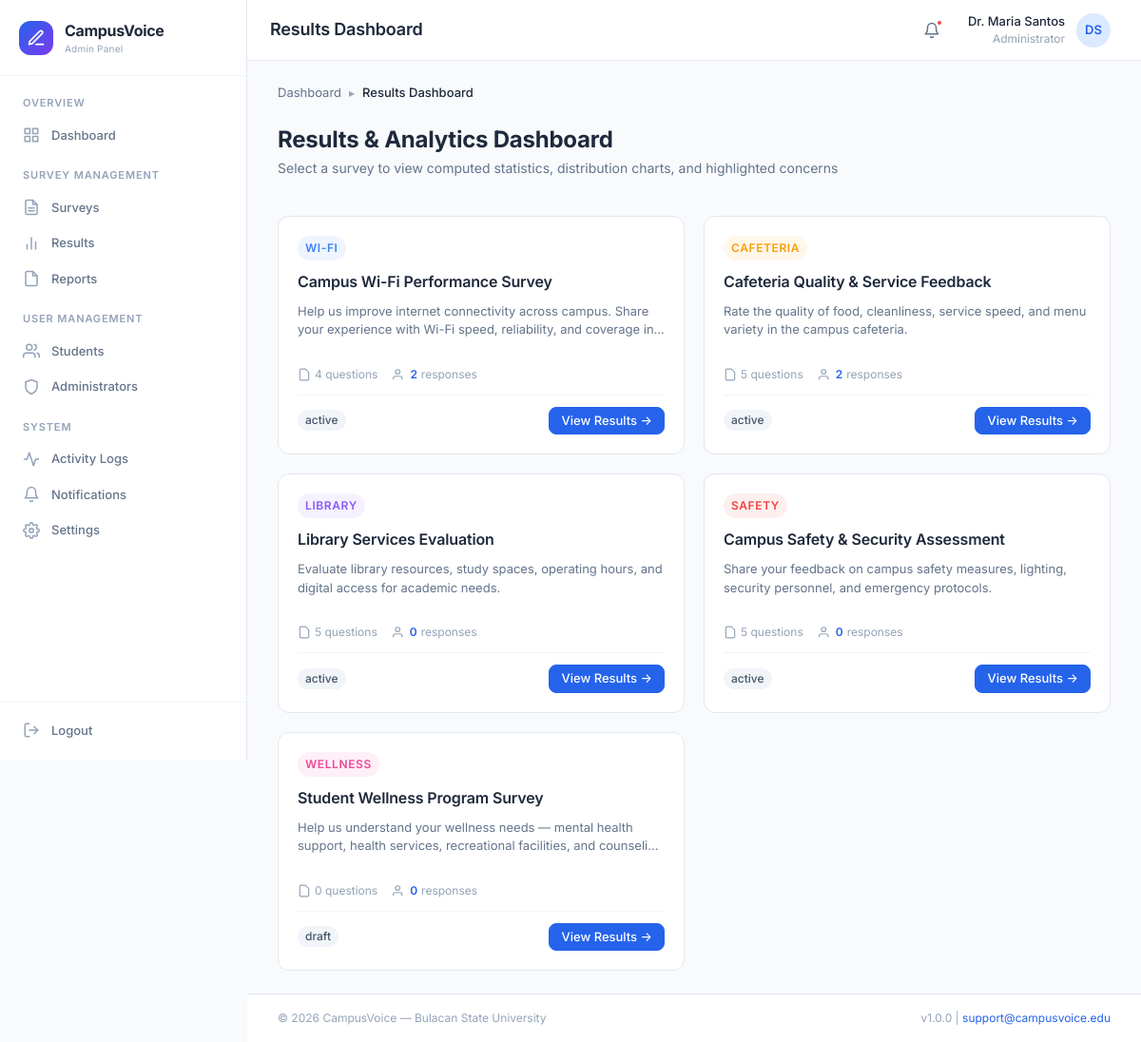
The app's page /admin/results/index.php (signed in) with its own data.
### tables this page shows
CREATE TABLE `surveys` (
    `survey_id` INT AUTO_INCREMENT PRIMARY KEY,
    `title` VARCHAR(255) NOT NULL,
    `description` TEXT DEFAULT NULL,
    `category` VARCHAR(100) NOT NULL DEFAULT 'General',
    `open_date` DATETIME DEFAULT NULL,
    `close_date` DATETIME DEFAULT NULL,
    `status` ENUM('draft', 'active', 'closed', 'archived') NOT NULL DEFAULT 'draft',
    `created_by` INT NOT NULL,
    `created_at` DATETIME NOT NULL DEFAULT CURRENT_TIMESTAMP,
    `updated_at` DATETIME DEFAULT NULL ON UPDATE CURRENT_TIMESTAMP,
    INDEX `idx_status` (`status`),
    INDEX `idx_created_by` (`created_by`),
    INDEX `idx_dates` (`open_date`, `close_date`),
    CONSTRAINT `fk_surveys_admin` FOREIGN KEY (`created_by`) REFERENCES `administrators`(`admin_id`) ON UPDATE CASCADE
);

### admin/results/index.php (the view, shortened to what this page needs)
<?php
require_once __DIR__ . '/../../utils/helpers.php';
$pdo = db();
$stmt = $pdo->query("
    SELECT s.*,
           (SELECT COUNT(DISTINCT student_id) FROM responses r WHERE r.survey_id = s.survey_id) as response_count,
           (SELECT COUNT(*) FROM survey_questions sq WHERE sq.survey_id = s.survey_id) as question_count
    FROM surveys s
    ORDER BY s.created_at DESC
");
$surveys = $stmt->fetchAll();
require_once __DIR__ . '/../../includes/header.php';
?>
<div class="breadcrumbs">
    <div class="breadcrumb-item"><a href="<?= BASE_URL ?>/admin/dashboard">Dashboard</a></div>
    <span class="breadcrumb-separator">▸</span>
    <div class="breadcrumb-item active">Results Dashboard</div>
</div>
<div class="content-header">
    <div>
        <h2 class="content-title">Results & Analytics Dashboard</h2>
        <p class="content-subtitle">Select a survey to view computed statistics, distribution charts, and highlighted concerns</p>
    </div>
</div>
<div class="survey-grid">
    <?php foreach ($surveys as $s): ?>
    <div class="survey-card card-clickable" onclick="window.location.href='<?= BASE_URL ?>/admin/results/<?= $s['survey_id'] ?>'">
        <?= getCategoryBadge($s['category']) ?>
        <h3 class="survey-card-title"><?= e($s['title']) ?></h3>
        <p class="survey-card-description"><?= e($s['description']) ?></p>
        <div class="survey-card-meta">
            <span class="survey-card-meta-item">
                <svg width="14" height="14" viewBox="0 0 24 24" fill="none" stroke="currentColor" stroke-width="2"><path d="M14 2H6a2 2 0 0 0-2 2v16a2 2 0 0 0 2 2h12a2 2 0 0 0 2-2V8z"/></svg>
                <?= $s['question_count'] ?> questions
            </span>
            <span class="survey-card-meta-item">
                <svg width="14" height="14" viewBox="0 0 24 24" fill="none" stroke="currentColor" stroke-width="2"><path d="M17 21v-2a4 4 0 0 0-4-4H5a4 4 0 0 0-4 4v2"/><circle cx="9" cy="7" r="4"/></svg>
                <strong class="text-primary"><?= $s['response_count'] ?></strong> responses
            </span>
        </div>
        <div class="survey-card-footer">
            <?= getStatusBadge($s['status']) ?>
            <span class="btn btn-primary btn-sm">View Results →</span>
        </div>
    </div>
    <?php endforeach; ?>
</div>
<?php require_once __DIR__ . '/../../includes/footer.php'; ?>

### utils/helpers.php (shortened to what this page needs)
<?php
function e($string) {
    return htmlspecialchars($string ?? '', ENT_QUOTES, 'UTF-8');
}
function getStatusBadge($status) {
    $badges = [
        'draft'    => '<span class="badge badge-warning"><span class="badge-dot draft"></span> Draft</span>',
        'active'   => '<span class="badge badge-success"><span class="badge-dot active"></span> Active</span>',
        'closed'   => '<span class="badge badge-error"><span class="badge-dot closed"></span> Closed</span>',
        'archived' => '<span class="badge badge-gray"><span class="badge-dot inactive"></span> Archived</span>',
        'inactive' => '<span class="badge badge-gray"><span class="badge-dot inactive"></span> Inactive</span>',
    ];
    return $badges[$status] ?? '<span class="badge badge-gray">' . e($status) . '</span>';
}
function getCategoryInfo($category) {
    $categories = SURVEY_CATEGORIES;
    return $categories[$category] ?? $categories['General'];
}
function getCategoryBadge($category) {
    $info = getCategoryInfo($category);
    return '<span class="survey-card-category" style="background: ' . $info['color'] . '15; color: ' . $info['color'] . ';">' . e($category) . '</span>';
}

### assets/css/variables.css (style rules this page uses)
:root { --color-primary: #2563EB; --color-primary-hover: #1D4ED8; --color-primary-active: #1E40AF; --color-primary-light: #DBEAFE; --color-primary-lighter: #EFF6FF; --color-primary-50: #EFF6FF; --color-primary-100: #DBEAFE; --color-primary-500: #3B82F6; --color-primary-600: #2563EB; --color-primary-700: #1D4ED8; --color-primary-800: #1E40AF; --color-secondary: #059669; --color-secondary-hover: #047857; --color-secondary-light: #D1FAE5; --color-secondary-lighter: #ECFDF5; --color-accent: #7C3AED; --color-accent-hover: #6D28D9; --color-accent-light: #EDE9FE; --color-accent-lighter: #F5F3FF; --color-gray-50: #F8FAFC; --color-gray-100: #F1F5F9; --color-gray-200: #E2E8F0; --color-gray-300: #CBD5E1; --color-gray-400: #94A3B8; --color-gray-500: #64748B; --color-gray-600: #475569; --color-gray-700: #334155; --color-gray-800: #1E293B; --color-gray-900: #0F172A; --color-success: #10B981; --color-success-light: #D1FAE5; --color-success-dark: #059669; --color-warning: #F59E0B; --color-warning-light: #FEF3C7; --color-warning-dark: #D97706; --color-error: #EF4444; --color-error-light: #FEE2E2; --color-error-dark: #DC2626; --color-info: #3B82F6; --color-info-light: #DBEAFE; --color-bg: #F8FAFC; --color-bg-alt: #F1F5F9; --color-surface: #FFFFFF; --color-surface-hover: #F8FAFC; --color-surface-elevated: #FFFFFF; --color-text: #1E293B; --color-text-secondary: #64748B; --color-text-tertiary: #94A3B8; --color-text-inverse: #FFFFFF; --color-text-link: #2563EB; --color-border: #E2E8F0; --color-border-hover: #CBD5E1; --color-border-focus: #2563EB; --color-divider: #F1F5F9; --font-family: 'Inter', -apple-system, BlinkMacSystemFont, 'Segoe UI', Roboto, sans-serif; --font-mono: 'JetBrains Mono', 'Fira Code', 'Consolas', monospace; --font-size-xs: 0.75rem; --font-size-sm: 0.8125rem; --font-size-base: 0.875rem; --font-size-md: 1rem; --font-size-lg: 1.125rem; --font-size-xl: 1.25rem; --font-size-2xl: 1.5rem; --font-size-3xl: 1.875rem; --font-size-4xl: 2.25rem; --font-weight-normal: 400; --font-weight-medium: 500; --font-weight-semibold: 600; --font-weight-bold: 700; --line-height-tight: 1.25; --line-height-normal: 1.5; --line-height-relaxed: 1.75; --space-0: 0; --space-1: 0.25rem; --space-2: 0.5rem; --space-3: 0.75rem; --space-4: 1rem; --space-5: 1.25rem; --space-6: 1.5rem; --space-8: 2rem; --space-10: 2.5rem; --space-12: 3rem; --space-16: 4rem; --space-20: 5rem; --radius-sm: 4px; --radius-md: 8px; --radius-lg: 12px; --radius-xl: 16px; --radius-2xl: 20px; --radius-full: 9999px; --shadow-xs: 0 1px 2px rgba(0, 0, 0, 0.04); --shadow-sm: 0 1px 3px rgba(0, 0, 0, 0.06), 0 1px 2px rgba(0, 0, 0, 0.04); --shadow-md: 0 4px 6px -1px rgba(0, 0, 0, 0.07), 0 2px 4px -2px rgba(0, 0, 0, 0.05); --shadow-lg: 0 10px 15px -3px rgba(0, 0, 0, 0.08), 0 4px 6px -4px rgba(0, 0, 0, 0.04); --shadow-xl: 0 20px 25px -5px rgba(0, 0, 0, 0.08), 0 8px 10px -6px rgba(0, 0, 0, 0.04); --shadow-inner: inset 0 2px 4px rgba(0, 0, 0, 0.05); --shadow-focus: 0 0 0 3px rgba(37, 99, 235, 0.15); --transition-fast: 150ms ease; --transition-base: 200ms ease; --transition-slow: 300ms ease; --transition-spring: 200ms cubic-bezier(0.34, 1.56, 0.64, 1); --z-dropdown: 100; --z-sticky: 200; --z-overlay: 300; --z-modal: 400; --z-toast: 500; --z-tooltip: 600; --sidebar-width: 260px; --sidebar-collapsed-width: 72px; --header-height: 64px; --content-max-width: 1280px; }

### assets/css/base.css (style rules this page uses)
*, *::before, *::after { margin: 0; padding: 0; box-sizing: border-box; }
html { font-size: 16px; -webkit-text-size-adjust: 100%; -webkit-font-smoothing: antialiased; -moz-osx-font-smoothing: grayscale; scroll-behavior: smooth; }
body { font-family: var(--font-family); font-size: var(--font-size-base); font-weight: var(--font-weight-normal); line-height: var(--line-height-normal); color: var(--color-text); background-color: var(--color-bg); min-height: 100vh; }
h1, h2, h3, h4, h5, h6 { font-weight: var(--font-weight-semibold); line-height: var(--line-height-tight); color: var(--color-text); letter-spacing: -0.01em; }
h2 { font-size: var(--font-size-xl); }
h3 { font-size: var(--font-size-lg); }
p { margin-bottom: var(--space-4); color: var(--color-text-secondary); }
a { color: var(--color-text-link); text-decoration: none; transition: color var(--transition-fast); }
strong, b { font-weight: var(--font-weight-semibold); }
img, svg { display: block; max-width: 100%; height: auto; }
.text-primary { color: var(--color-primary); }

### records on screen
surveys: category "WI-FI", title "Campus Wi-Fi Performance Survey", description "Help us improve internet connectivity across campus. Share your experience with Wi-Fi speed, reliability, and coverage…", question_count "4", response_count "2", status "active"
surveys: category "CAFETERIA", title "Cafeteria Quality & Service Feedback", description "Rate the quality of food, cleanliness, service speed, and menu variety in the campus cafeteria.", question_count "5", response_count "2", status "active"
surveys: category "LIBRARY", title "Library Services Evaluation", description "Evaluate library resources, study spaces, operating hours, and digital access for academic needs.", question_count "5", response_count "0", status "active"
surveys: category "SAFETY", title "Campus Safety & Security Assessment", description "Share your feedback on campus safety measures, lighting, security personnel, and emergency protocols.", question_count "5", response_count "0", status "active"
surveys: category "WELLNESS", title "Student Wellness Program Survey", description "Help us understand your wellness needs — mental health support, health services, recreational facilities, and…", question_count "0", response_count "0", status "draft"

### other values on screen
APP_NAME "CampusVoice"
$pageTitle "Results Dashboard"
$userName "Dr. Maria Santos"
$userInitials "DS"
APP_SCHOOL "Bulacan State University"
APP_VERSION "1.0.0"
APP_SUPPORT_EMAIL "support@campusvoice.edu"
